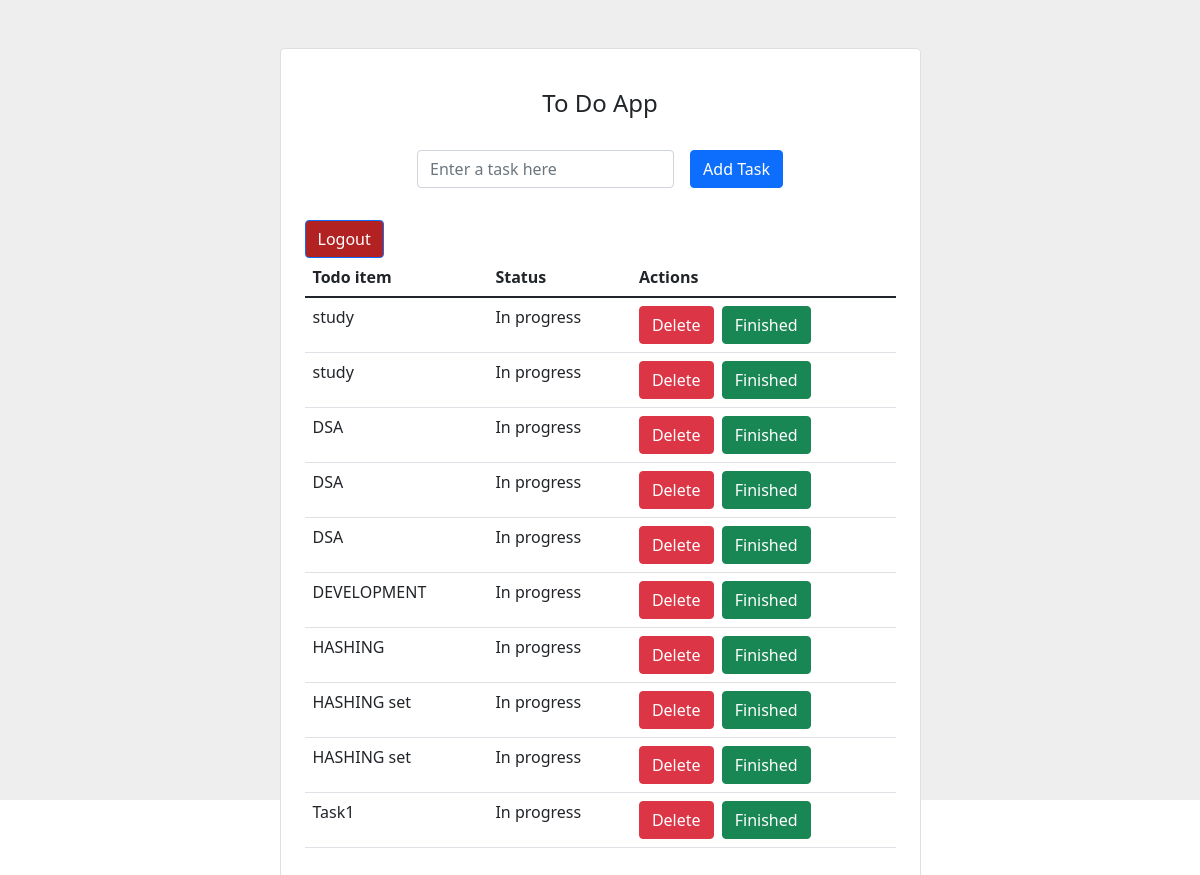
The page / (signed in) on the database its author committed.
### todoapp/models.py (models this page shows, shortened)
class todo(models.Model):
  user = models.ForeignKey(User,on_delete=models.CASCADE)
  todo_name = models.CharField(max_length=1000)
  status = models.BooleanField(default=False)

### todoapp/views.py (the view)
# urls.py: path('',views.home,name='home-page'),
@login_required
def home(request):
  if request.method=='POST':
    task = request.POST.get('task')
    new_todo = todo(user=request.user,todo_name=task)
    new_todo.save()
  all_todos = todo.objects.filter(user=request.user)
  context = {
    'todos':all_todos
  }
  return render(request,'todoapp/todo.html',context);

### todoapp/templates/todoapp/todo.html (shortened to what this page needs)
<head>
</head>
<link rel="stylesheet" href="https://cdn.jsdelivr.net/npm/bootstrap@5.1.3/dist/css/bootstrap.min.css">
<section class="vh-100" style="background-color: #eee;">
  <div class="container py-5 h-100">
    <div class="row d-flex justify-content-center align-items-center h-100">
      <div class="col col-lg-9 col-xl-7">
        <div class="card rounded-3">
          <div class="card-body p-4">
            <h4 class="text-center my-3 pb-3">To Do App</h4>
            <form method="POST" class="row row-cols-lg-auto g-3 justify-content-center align-items-center mb-4 pb-2">
              <div class="col-12">
                <div class="form-outline">
                  <input type="text" id="form1" class="form-control" name="task" placeholder="Enter a task here"/>
                </div>
              </div>
              <div class="col-12">
                <button type="submit" class="btn btn-primary">Add Task</button>
              </div>
            </form>
            <a href="{% url 'logout' %}"><button style="background: firebrick; color: white;" type="submit" class="btn btn-primary">Logout</button></a>
            <table class="table mb-4">
              <thead>
                <tr>
                  <th scope="col">Todo item</th>
                  <th scope="col">Status</th>
                  <th scope="col">Actions</th>
                </tr>
              </thead>
              <tbody>
                {% for i in todos %}
                <tr>
                  <td>{{i.todo_name}}</td>
                  {% if i.status == True %}
                    <td>Completed</td>
                  {% else %}
                    <td>In progress</td>
                  {% endif %}
                  <td>
                    <a href="{% url 'delete'  i.todo_name %}"><button type="submit" class="btn btn-danger">Delete</button></a>
                    <a href="{% url 'update'  i.todo_name %}"><button type="submit" class="btn btn-success ms-1">Finished</button></a>
                  </td>
                </tr>
                {% endfor %}
              </tbody>
            </table>
          </div>
        </div>
      </div>
    </div>
  </div>
</section>

### rows shown on the page
todo: todo_name "study", status "In progress"
todo: todo_name "study", status "In progress"
todo: todo_name "DSA", status "In progress"
todo: todo_name "DSA", status "In progress"
todo: todo_name "DSA", status "In progress"
todo: todo_name "DEVELOPMENT", status "In progress"
todo: todo_name "HASHING", status "In progress"
todo: todo_name "HASHING set", status "In progress"
todo: todo_name "HASHING set", status "In progress"
todo: todo_name "Task1", status "In progress"
